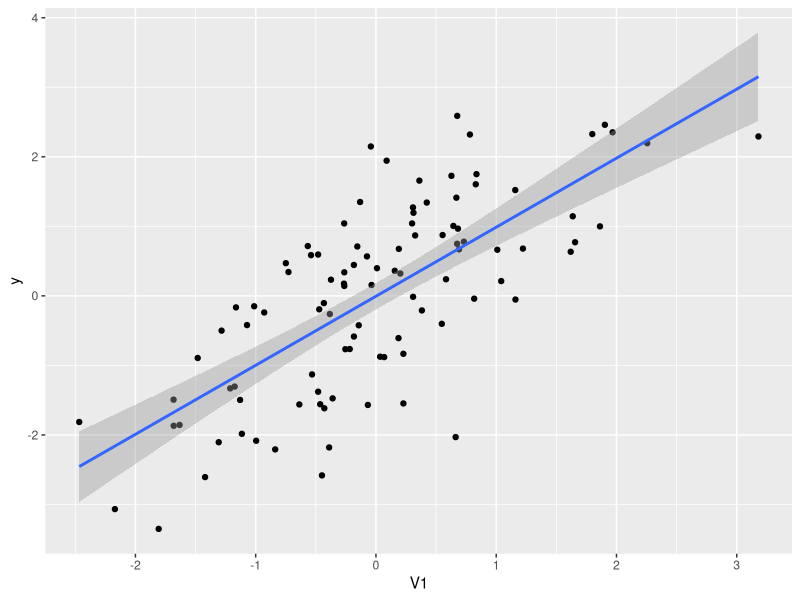

Reproduce this figure in R. (Note: this script raises an error after producing the figure.)
## ---- chunk 1
library("tidyverse")
library("stringr")
library("broom")
library("modelr")
## ---- chunk 2
sdcor2cov <- function(s, r = diag(length(s))) {
  s <- diag(s, nrow = length(s), ncol = length(s))
  s %*% r %*% s
}
## ---- chunk 3
mvnorm_df <- function(n, mu, sigma = rep(1, length(mu)), R = diag(length(sd)),
                      empirical = TRUE) {
  as_tibble(MASS::mvrnorm(n, mu = mu, Sigma = sdcor2cov(sigma, R), 
                          empirical = empirical))
}
## ---- chunk 4
sim_lm_normal <- function(data, formula, beta, sigma = 1) {
  # Simulate from model
  n <- nrow(data)
  # generate and add y variable
  E_y <- model.matrix(formula, data = data) %*% beta
  eps <- rnorm(n, mean = 0, sd = sigma)
  # append y and expected value of y to the data frame
  data[["y"]] <- E_y + eps
  data[["ev"]] <- E_y
  data
}
## ---- chunk 5
n <- 100
k <- 1
beta <- c(0, rep(1, k))
X <- mvnorm_df(n, mu = 0, sigma = 1)
sigma_y <- 1
## ---- chunk 6
ex <- sim_lm_normal(X, ~ V1, beta, sigma = sigma_y)
ggplot(ex, aes(x = V1, y = y)) + 
  geom_point() + geom_smooth(method = "lm")
## ---- chunk 7
est_ols <- function(data, formula, conf.level = 0.95) {
  lm(formula, data = data) %>%
    tidy(conf.int = TRUE, conf.level = conf.level)
}
## ---- chunk 8
data <- sim_lm_normal(X, ~ V1, beta)
est_ols(data, y ~ V1)
## ---- chunk 9
sim1 <- function(n, .iter = NULL) {
  # set parameters 
  k <- 1
  beta <- c(0, rep(1, k))
  sigma_y <- 1
  f <-  ~ V1
  # simulate data
  data <- sim_lm_normal(mvnorm_df(n, mu = rep(0, k), sigma = rep(1, k)),
                        f, beta)
  # estimate model
  out <- est_ols(data, update(f, y ~ .))
  # add simulation id
  out[[".iter"]] <- .iter
  # output results
  out
}

## ---- chunk 10
sim1(100)
## ---- chunk 11
run_one_sim <- function(.iter, .f, ...) {
  # empty list to store results
  ret <- vector(mode = "list", length = .iter)
  for (i in seq_len(.iter)) {
    # f and ... allows us to pass any function and any args (through ...)
    # to f.
    ret[[i]] <- .f(..., .iter = i)
  }
  # stack list of data frames -> data frame
  bind_rows(ret)
  # map_dfr(seq_len(m), function(.sim) f(..., .sim = .sim))
}
## ---- chunk 12
run_sims <- function(.iter, .f, .args = list(), ...) {
  # empty list to store results
  ret <- vector(mode = "list", length = length(.args))
  # simulations - run .iter for each parameter.
  for (i in seq_along(.args)) {
    ret[[i]] <- do.call(run_one_sim, 
                        c(list(.f = .f, .iter = .iter), .args[[i]]))
    ret[[i]][[".arg"]] <- rerun(.iter, .args[[i]])
    ret[[i]][[".sim"]] <- names(.args)[[i]]
  }
  # stack list of data frames -> data frame
  bind_rows(ret)
}
## ---- chunk 13
iter <- 2 ^ 11
sim1_args <- list(list(n = 16), list(n = 32), list(n = 64), list(n = 128),
                  list(n = 256), list(n = 512), list(n = 1024))
sim1_result <- run_sims(iter, sim1, sim1_args)
## ---- chunk 14
beta <- 1
sim1_sample <- 
  sim1_result %>%
  filter(term != "(Intercept)") %>%
  mutate(n = map_dbl(.arg, "n")) %>%
  group_by(n) %>%
  summarise(beta_hat_mean = mean(estimate),
            beta_hat_sd = sd(estimate),
            se_mean = mean(std.error),
            se_sd = sd(std.error),
            coverage = mean(conf.low <= beta & conf.high >= beta)) %>%
  mutate(beta_hat_bias = (beta_hat_mean - beta),
         se_bias = (se_mean - beta_hat_sd))
sim1_sample
## ---- chunk 15
ggplot(aes(x = x))
## ---- chunk 16
sim_mean <- function(n, mean = 0, sd = 1, .iter = NULL) {
  out <- select(tidy(t.test(rnorm(n, mean = mean, sd = sd))), 
                estimate, p.value)
  out[[".iter"]] <- .iter
  out
}
## ---- chunk 17
sim_means <- function(n, .iter, mean = 0, sd = 1) {
  map_df(seq_len(.iter), ~ sim_mean(n, mean = mean, sd = sd, .iter = .iter))
}
## ---- chunk 18
n <- 100
alpha <- 0.05
sim2_results <- sim_means(n, mean = 0.5,  .iter = 1000) %>%
  mutate(significant = (p.value < alpha))
## ---- chunk 19
ggplot(sim2_results, aes(x = p.value)) +
  geom_density()
## ---- chunk 20
ggplot(sim2_results, aes(x = estimate)) +
  geom_density()
## ---- chunk 21
ggplot(sim2_results, aes(x = estimate, fill = significant)) +
  geom_histogram()
